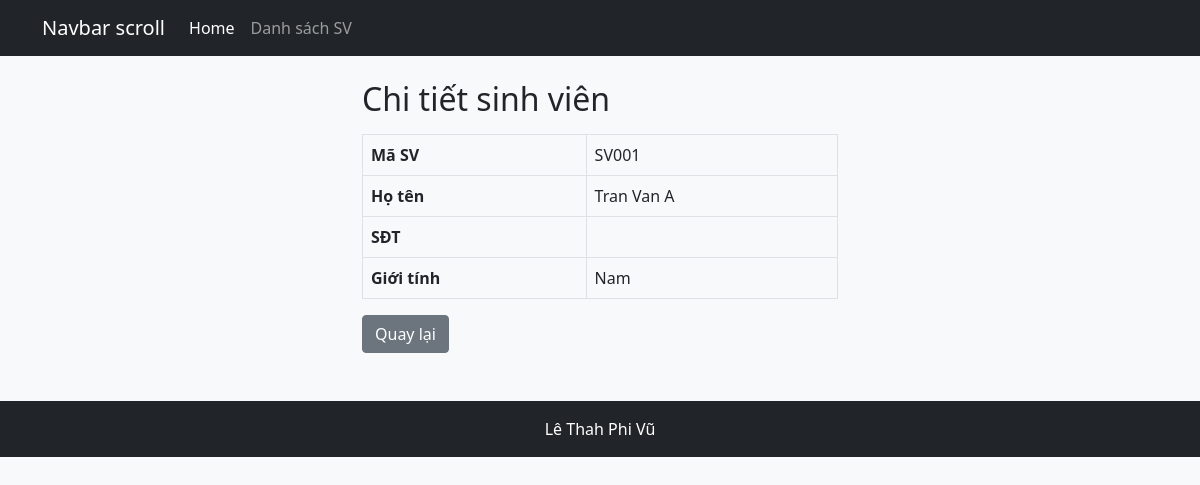
Page /Lab5/student_detail.php?id=1 on the committed database.
### tables this page shows
CREATE TABLE `students` (
  `id` int(11) NOT NULL AUTO_INCREMENT,
  `studentcode` varchar(20) NOT NULL,
  `fullname` varchar(100) NOT NULL,
  `phone` varchar(20) DEFAULT NULL,
  `gender` varchar(10) NOT NULL,
  `created_at` timestamp NOT NULL DEFAULT current_timestamp(),
  PRIMARY KEY (`id`),
  UNIQUE KEY `studentcode` (`studentcode`)
);

### Lab5/config/Database.php (called while the page is built)
<?php
class Database
{
    public function getConnection()
    {
        $conn = new mysqli("localhost", "root", "", "lethanhphivu_mydb1");
        $conn->set_charset("utf8mb4");
        return $conn;
    }
}

### Lab5/dao/StudentDAO.php (called while the page is built, shortened)
<?php
require_once __DIR__ . "/../config/Database.php";
class StudentDAO
{
    private $conn;
    public function __construct()
    {
        $this->conn = (new Database())->getConnection();
    }
    public function getById($id)
    {
        $stmt = $this->conn->prepare("SELECT * FROM students WHERE id = ?");
        $stmt->bind_param("i", $id);
        $stmt->execute();
        return $stmt->get_result()->fetch_object("Student");
    }
}

### Lab5/student_detail.php (the view)
<?php
require_once "dao/StudentDAO.php";
$dao = new StudentDAO();
$s = $dao->getById($_GET["id"]);
require_once "includes/header.php";
?>
<div class="container my-4" style="max-width: 500px;">
    <h2>Chi tiết sinh viên</h2>
    <?php if (!$s): ?>
        <div class="alert alert-warning">Không tìm thấy sinh viên!</div>
    <?php else: ?>
        <table class="table table-bordered mt-3">
            <tr><th>Mã SV</th><td><?= $s->studentcode ?></td></tr>
            <tr><th>Họ tên</th><td><?= $s->fullname ?></td></tr>
            <tr><th>SĐT</th><td><?= $s->phone ?></td></tr>
            <tr><th>Giới tính</th><td><?= $s->gender ?></td></tr>
        </table>
    <?php endif; ?>
    <a href="student_index.php" class="btn btn-secondary">Quay lại</a>
</div>
<?php require_once "includes/footer.php"; ?>

### Lab5/assets/style.css (style rules this page uses)
body { background-color: #f8f9fa; }

### rows in the picture
students: studentcode "SV001", fullname "Tran Van A", gender "Nam"
